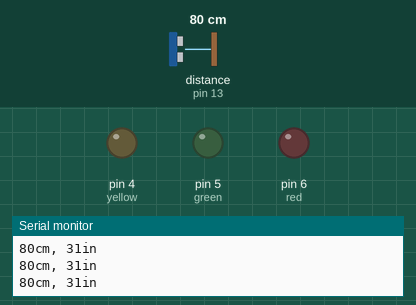
The sketch below on a simulated Arduino Uno, built with avr-gcc and run on an emulated ATmega328P. Shown: output pins drawn as LEDs (lit = HIGH), the last lines printed to the serial monitor. Wiring (inferred from the names in the program): ultrasonic range finder: trigger pin 12; echo pin 13. The test bench sets the inputs (shaded band); at power-on: distance to the obstacle (sensor on pin 13) 80 cm. The echo pulse lasts 58.3 µs per cm; pins used as bus, display or sensor lines are not drawn.

Above: at 1.2 s.
1.3 s: distance to the obstacle (sensor on pin 13) set to 35 cm
2.8 s: distance to the obstacle (sensor on pin 13) set to 27 cm
At 3.6 s:
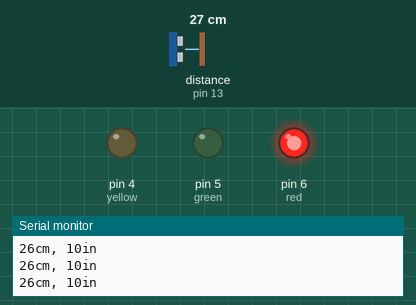
4.3 s: distance to the obstacle (sensor on pin 13) set to 23 cm
5.8 s: distance to the obstacle (sensor on pin 13) set to 18 cm
At 7.0 s:
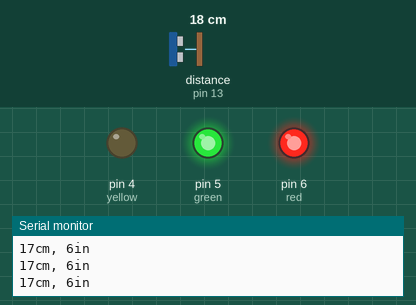
7.3 s: distance to the obstacle (sensor on pin 13) set to 13 cm
8.8 s: distance to the obstacle (sensor on pin 13) set to 10 cm
At 10.0 s:
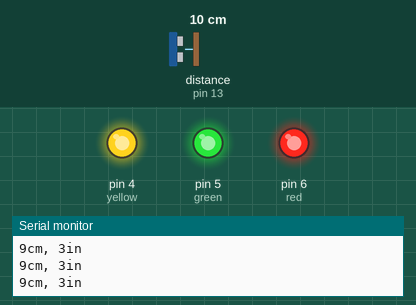
Timing chart, 0 to 11.3 s (numbered marks = the images above; inputs shaded):
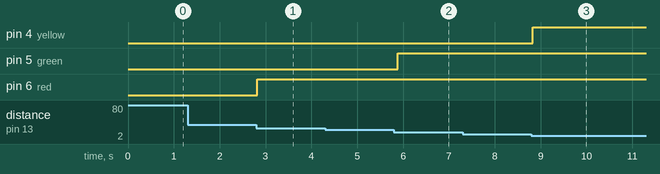

The sketch:

Distance_sensor.ino
```cpp
// C++ code
//
#define red 6
#define green 5
#define yellow 4
#define trigger 12
#define echo 13
int distanceThreshold = 0;

int cm = 0;

int inches = 0;

long readUltrasonicDistance(int triggerPin, int echoPin)
{
  pinMode(triggerPin, OUTPUT);  // Clear the trigger
  digitalWrite(triggerPin, LOW);
  delayMicroseconds(2);
  // Sets the trigger pin to HIGH state for 10 microseconds
  digitalWrite(triggerPin, HIGH);
  delayMicroseconds(10);
  digitalWrite(triggerPin, LOW);
  pinMode(echoPin, INPUT);
  // Reads the echo pin, and returns the sound wave travel time in microseconds
  return pulseIn(echoPin, HIGH);
}

void setup()
{
  Serial.begin(9600);
  pinMode(red, OUTPUT);
  pinMode(green, OUTPUT);
  pinMode(yellow, OUTPUT);
}

void loop()
{
  // set threshold distance to activate LEDs
  distanceThreshold = 30;
  // measure the ping time in cm
  cm = 0.01723 * readUltrasonicDistance(trigger, echo);
  // convert to inches by dividing by 2.54
  inches = (cm / 2.54);
  Serial.print(cm);
  Serial.print("cm, ");
  Serial.print(inches);
  Serial.println("in");
  if (cm > distanceThreshold) {
    turnOffLED(red);
    turnOffLED(green);
    turnOffLED(yellow);
  }
  if (cm <= distanceThreshold && cm > distanceThreshold - 10) {
    turnOnLED(red);
    turnOffLED(green);
    turnOffLED(yellow);
  }
  if (cm <= distanceThreshold - 10 && cm > distanceThreshold - 20) {
    turnOnLED(red);
    turnOnLED(green);
    turnOffLED(yellow);
  }
  if (cm <= distanceThreshold - 20 && cm > distanceThreshold - 25) {
    turnOnLED(red);
    turnOnLED(green);
    turnOnLED(yellow);
  }
  if (cm <= distanceThreshold - 25) {
    turnOnLED(red);
    turnOnLED(green);
    turnOnLED(yellow);
  }
  delay(100); // Wait for 100 millisecond(s)
}

void turnOffLED(int LED)
{
  digitalWrite(LED, LOW);
}
void turnOnLED(int LED)
{
  digitalWrite(LED, HIGH);
}
```

Measured:
- the behaviour switches between 32 and 31 cm on distance to the obstacle (sensor on pin 13) (found by bisection; images 0 and 1)
- the behaviour switches between 22 and 21 cm on distance to the obstacle (sensor on pin 13) (found by bisection; images 1 and 2)
- the behaviour switches between 12 and 11 cm on distance to the obstacle (sensor on pin 13) (found by bisection; images 2 and 3)
- after the input at 2.8 s, pin 6 (red): LOW → HIGH at once
- after the input at 5.8 s, pin 5 (green): LOW → HIGH after 0.08 s
- after the input at 8.8 s, pin 4 (yellow): LOW → HIGH at once
